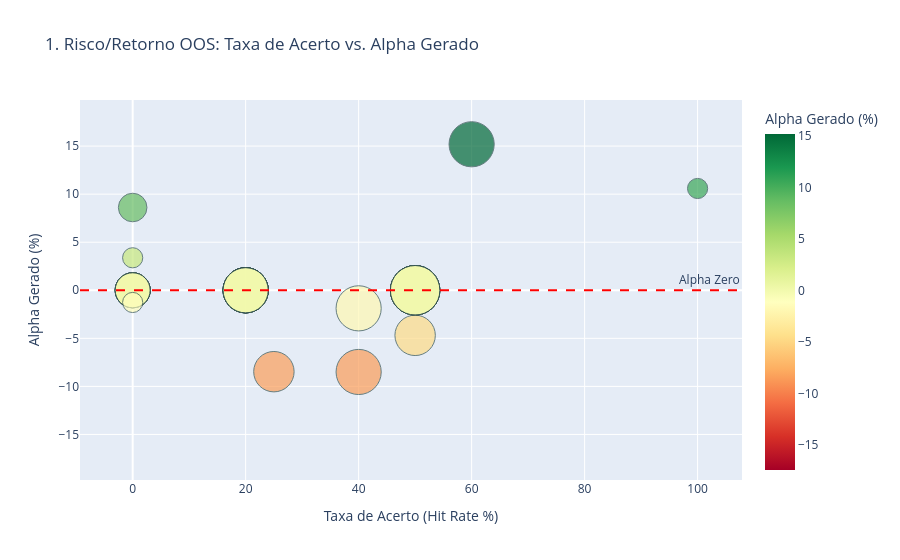
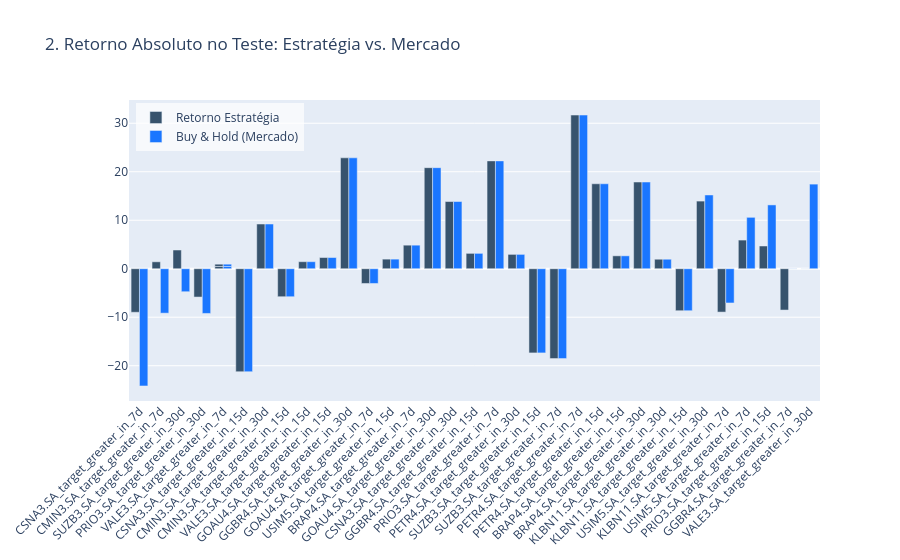

These figures' notebook cell, in order:
### Code cell
display(exibir_tabela_estilizada(ranking_financeiro))
dashboard_final_interativo(ranking_financeiro)

### Figure 1 — Plotly figure (JSON) as saved in the notebook; plotly's stock layout.template omitted (floating-point values rounded to 4 significant figures)
{"data": [{"hovertemplate": "<b>%{hovertext}</b><br><br>Taxa de Acerto (Hit Rate %)=%{x}<br>Alpha Gerado (%)=%{marker.color}<br>Qtd Operações=%{marker.size}<extra></extra>", "hovertext": ["CSNA3.SA_target_greater_in_7d", "CMIN3.SA_target_greater_in_7d", "SUZB3.SA_target_greater_in_30d", "PRIO3.SA_target_greater_in_30d", "VALE3.SA_target_greater_in_7d", "VALE3.SA_target_greater_in_7d", "CSNA3.SA_target_greater_in_15d", "CMIN3.SA_target_greater_in_30d", "CMIN3.SA_target_greater_in_15d", "VALE3.SA_target_greater_in_15d", "GOAU4.SA_target_greater_in_15d", "GGBR4.SA_target_greater_in_30d", "GOAU4.SA_target_greater_in_7d", "USIM5.SA_target_greater_in_15d", "BRAP4.SA_target_greater_in_7d", "GOAU4.SA_target_greater_in_30d", "CSNA3.SA_target_greater_in_30d", "GGBR4.SA_target_greater_in_15d", "PRIO3.SA_target_greater_in_7d", "PETR4.SA_target_greater_in_30d", "SUZB3.SA_target_greater_in_15d", "SUZB3.SA_target_greater_in_7d", "PETR4.SA_target_greater_in_7d", "PETR4.SA_target_greater_in_15d", "BRAP4.SA_target_greater_in_15d", "BRAP4.SA_target_greater_in_30d", "KLBN11.SA_target_greater_in_30d", "KLBN11.SA_target_greater_in_15d", "USIM5.SA_target_greater_in_30d", "KLBN11.SA_target_greater_in_7d", "USIM5.SA_target_greater_in_7d", "PRIO3.SA_target_greater_in_15d", "GGBR4.SA_target_greater_in_7d", "VALE3.SA_target_greater_in_30d"], "legendgroup": "", "marker": {"color": [15.19, 10.59, 8.61, 3.38, 0.0, 0.0, 0.0, 0.0, 0.0, 0.0, 0.0, 0.0, 0.0, 0.0, 0.0, 0.0, 0.0, 0.0, 0.0, 0.0, 0.0, 0.0, 0.0, 0.0, 0.0, 0.0, 0.0, 0.0, -1.27, -1.88, -4.69, -8.47, -8.5, -17.45], "coloraxis": "coloraxis", "line": {"color": "DarkSlateGrey", "width": 1}, "size": [5, 1, 2, 1, 6, 6, 5, 3, 5, 5, 5, 3, 6, 5, 6, 3, 3, 5, 6, 3, 5, 6, 6, 5, 5, 3, 3, 5, 1, 5, 4, 4, 5, 0], "sizemode": "area", "sizeref": 0.004898, "symbol": "circle"}, "mode": "markers", "name": "", "orientation": "v", "showlegend": false, "type": "scatter", "x": [60.0, 100.0, 0.0, 0.0, 50.0, 50.0, 20.0, 0.0, 20.0, 20.0, 20.0, 0.0, 50.0, 20.0, 50.0, 0.0, 0.0, 20.0, 50.0, 0.0, 20.0, 50.0, 50.0, 20.0, 20.0, 0.0, 0.0, 20.0, 0.0, 40.0, 50.0, 25.0, 40.0, 0.0], "xaxis": "x", "y": [15.19, 10.59, 8.61, 3.38, 0.0, 0.0, 0.0, 0.0, 0.0, 0.0, 0.0, 0.0, 0.0, 0.0, 0.0, 0.0, 0.0, 0.0, 0.0, 0.0, 0.0, 0.0, 0.0, 0.0, 0.0, 0.0, 0.0, 0.0, -1.27, -1.88, -4.69, -8.47, -8.5, -17.45], "yaxis": "y"}], "layout": {"annotations": [{"showarrow": false, "text": "Alpha Zero", "x": 1, "xanchor": "right", "xref": "x domain", "y": 0, "yanchor": "bottom", "yref": "y"}], "coloraxis": {"colorbar": {"title": {"text": "Alpha Gerado (%)"}}, "colorscale": [[0, "rgb(165,0,38)"], [0.1, "rgb(215,48,39)"], [0.2, "rgb(244,109,67)"], [0.3, "rgb(253,174,97)"], [0.4, "rgb(254,224,139)"], [0.5, "rgb(255,255,191)"], [0.6, "rgb(217,239,139)"], [0.7, "rgb(166,217,106)"], [0.8, "rgb(102,189,99)"], [0.9, "rgb(26,152,80)"], [1, "rgb(0,104,55)"]]}, "legend": {"itemsizing": "constant", "tracegroupgap": 0}, "shapes": [{"line": {"color": "red", "dash": "dash"}, "type": "line", "x0": 0, "x1": 1, "xref": "x domain", "y0": 0, "y1": 0, "yref": "y"}], "title": {"text": "1. Risco/Retorno OOS: Taxa de Acerto vs. Alpha Gerado"}, "xaxis": {"anchor": "y", "domain": [0, 1], "title": {"text": "Taxa de Acerto (Hit Rate %)"}}, "yaxis": {"anchor": "x", "domain": [0, 1], "title": {"text": "Alpha Gerado (%)"}}}}

### Figure 2 — Plotly figure (JSON) as saved in the notebook; plotly's stock layout.template omitted (floating-point values rounded to 4 significant figures)
{"data": [{"marker": {"color": "rgb(55, 83, 109)"}, "name": "Retorno Estratégia", "type": "bar", "x": ["CSNA3.SA_target_greater_in_7d", "CMIN3.SA_target_greater_in_7d", "SUZB3.SA_target_greater_in_30d", "PRIO3.SA_target_greater_in_30d", "VALE3.SA_target_greater_in_7d", "VALE3.SA_target_greater_in_7d", "CSNA3.SA_target_greater_in_15d", "CMIN3.SA_target_greater_in_30d", "CMIN3.SA_target_greater_in_15d", "VALE3.SA_target_greater_in_15d", "GOAU4.SA_target_greater_in_15d", "GGBR4.SA_target_greater_in_30d", "GOAU4.SA_target_greater_in_7d", "USIM5.SA_target_greater_in_15d", "BRAP4.SA_target_greater_in_7d", "GOAU4.SA_target_greater_in_30d", "CSNA3.SA_target_greater_in_30d", "GGBR4.SA_target_greater_in_15d", "PRIO3.SA_target_greater_in_7d", "PETR4.SA_target_greater_in_30d", "SUZB3.SA_target_greater_in_15d", "SUZB3.SA_target_greater_in_7d", "PETR4.SA_target_greater_in_7d", "PETR4.SA_target_greater_in_15d", "BRAP4.SA_target_greater_in_15d", "BRAP4.SA_target_greater_in_30d", "KLBN11.SA_target_greater_in_30d", "KLBN11.SA_target_greater_in_15d", "USIM5.SA_target_greater_in_30d", "KLBN11.SA_target_greater_in_7d", "USIM5.SA_target_greater_in_7d", "PRIO3.SA_target_greater_in_15d", "GGBR4.SA_target_greater_in_7d", "VALE3.SA_target_greater_in_30d"], "y": [-8.98, 1.43, 3.86, -5.84, 0.47, 0.47, -21.23, 9.22, -5.77, 1.45, 2.31, 22.87, -3.04, 1.98, 4.86, 20.84, 13.86, 3.17, 22.24, 2.96, -17.36, -18.53, 31.69, 17.52, 2.66, 17.88, 1.96, -8.66, 13.95, -8.94, 5.91, 4.69, -8.52, 0.0]}, {"marker": {"color": "rgb(26, 118, 255)"}, "name": "Buy & Hold (Mercado)", "type": "bar", "x": ["CSNA3.SA_target_greater_in_7d", "CMIN3.SA_target_greater_in_7d", "SUZB3.SA_target_greater_in_30d", "PRIO3.SA_target_greater_in_30d", "VALE3.SA_target_greater_in_7d", "VALE3.SA_target_greater_in_7d", "CSNA3.SA_target_greater_in_15d", "CMIN3.SA_target_greater_in_30d", "CMIN3.SA_target_greater_in_15d", "VALE3.SA_target_greater_in_15d", "GOAU4.SA_target_greater_in_15d", "GGBR4.SA_target_greater_in_30d", "GOAU4.SA_target_greater_in_7d", "USIM5.SA_target_greater_in_15d", "BRAP4.SA_target_greater_in_7d", "GOAU4.SA_target_greater_in_30d", "CSNA3.SA_target_greater_in_30d", "GGBR4.SA_target_greater_in_15d", "PRIO3.SA_target_greater_in_7d", "PETR4.SA_target_greater_in_30d", "SUZB3.SA_target_greater_in_15d", "SUZB3.SA_target_greater_in_7d", "PETR4.SA_target_greater_in_7d", "PETR4.SA_target_greater_in_15d", "BRAP4.SA_target_greater_in_15d", "BRAP4.SA_target_greater_in_30d", "KLBN11.SA_target_greater_in_30d", "KLBN11.SA_target_greater_in_15d", "USIM5.SA_target_greater_in_30d", "KLBN11.SA_target_greater_in_7d", "USIM5.SA_target_greater_in_7d", "PRIO3.SA_target_greater_in_15d", "GGBR4.SA_target_greater_in_7d", "VALE3.SA_target_greater_in_30d"], "y": [-24.17, -9.16, -4.74, -9.22, 0.47, 0.47, -21.23, 9.22, -5.77, 1.45, 2.31, 22.87, -3.04, 1.98, 4.86, 20.84, 13.86, 3.17, 22.24, 2.96, -17.36, -18.53, 31.69, 17.52, 2.66, 17.88, 1.96, -8.66, 15.21, -7.06, 10.6, 13.16, -0.02, 17.45]}], "layout": {"barmode": "group", "legend": {"bgcolor": "rgba(255, 255, 255, 0.7)", "x": 0.01, "y": 0.99}, "margin": {"b": 100}, "title": {"text": "2. Retorno Absoluto no Teste: Estratégia vs. Mercado"}, "xaxis": {"tickangle": -45}}}
